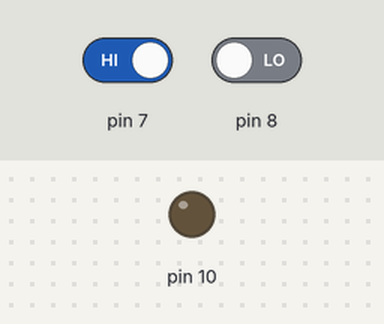
Bench run of a sketch on a simulated Arduino Uno, built with avr-gcc and run on an emulated ATmega328P. On the bench: output pins drawn as LEDs (lit = HIGH). The inputs (shaded band) are chosen by the test bench; at power-on: pin 7 HIGH, pin 8 LOW.

Above: at 1.2 s.
1.3 s: pin 7 driven LOW and pin 8 driven HIGH
At 2.5 s:
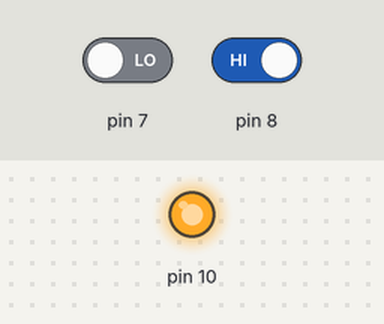
2.8 s: pin 7 driven HIGH
At 3.8 s:
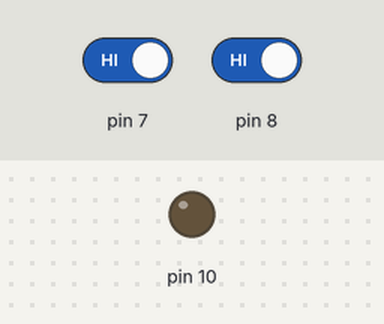
4.3 s: pin 7 driven LOW
At 5.1 s:
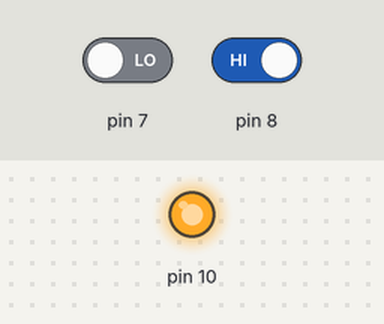
Timing chart, 0 to 7.3 s (numbered marks = the images above; inputs shaded):
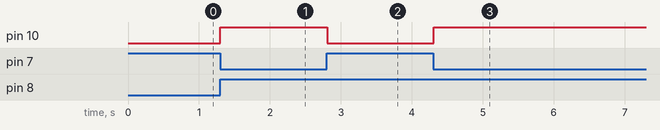

The sketch:

Smart_RoadLight.ino
```cpp
// C++ code
//
int Light = 0;

int Motion = 0;

void setup()
{
  pinMode(7, INPUT);
  pinMode(8, INPUT);
  pinMode(10, OUTPUT);
}

void loop()
{
  Light = digitalRead(7);
  Motion = digitalRead(8);
  if (Light == 0 && Motion == 1) {
    digitalWrite(10, HIGH);
  } else {
    digitalWrite(10, LOW);
  }
  delay(10); // Delay a little bit to improve simulation performance
}
```

Measured:
- after the input at 1.3 s, pin 10: LOW → HIGH at once
- after the input at 2.8 s, pin 10: HIGH → LOW at once
- after the input at 4.3 s, pin 10: LOW → HIGH at once
